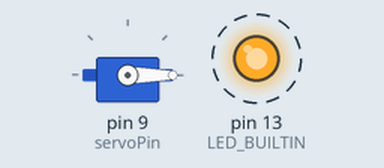
This sketch was run on a simulated Arduino Uno, built with avr-gcc and run on an emulated ATmega328P. Shown: servo, output pins drawn as LEDs (lit = HIGH). Dashed ring = blinking.

Above: at 0.05 s.
At 1.5 s:
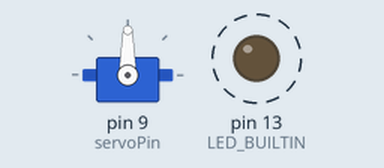
At 2.95 s:
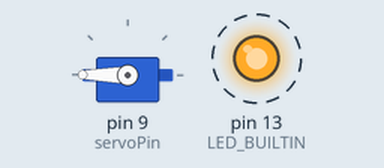
Timing chart, 0 to 5.2 s (numbered marks = the images above):
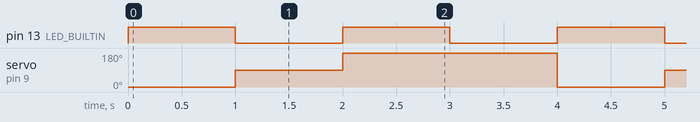

Measured:
- by itself, pin 13 (LED_BUILTIN): alternates HIGH for 1.0 s and LOW for 1.0 s
- by itself, servo on pin 9 (servoPin): repeats every 4.0 s: 180° 2.0 s, 0° 1.0 s, 90° 1.0 s

The sketch:

servoTesting.ino
```cpp
#include <Servo.h>
int servoPin = 9;
Servo lidServo;

void setup() {
  // put your setup code here, to run once:
  lidServo.attach(servoPin);
  pinMode(LED_BUILTIN, OUTPUT);
}

void loop() {
  // put your main code here, to run repeatedly:
  digitalWrite(LED_BUILTIN, HIGH);
  lidServo.write(0);
  delay(1000);
  digitalWrite(LED_BUILTIN, LOW);

  lidServo.write(90);
  delay(1000);
  digitalWrite(LED_BUILTIN, HIGH);

  lidServo.write(180);
  delay(1000);
  digitalWrite(LED_BUILTIN, LOW);
  delay(1000);
}
```
